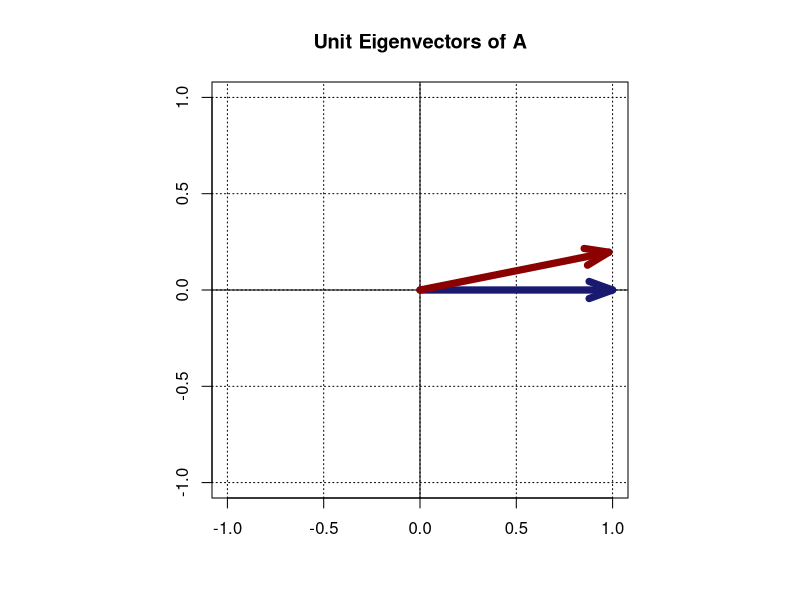

Reproduce this figure in R.
plot.new()
par(pty="s")
plot(0,0,col="white",main="Unit Eigenvectors of A",xlab="",ylab="",asp=1,xlim=c(-1,1),ylim=c(-1,1))
grid(col="black")
abline(h=0,col="black")
abline(v=0,col="black")

A<-matrix(c(5,-5,0,4),byrow=T,ncol=2)
V<-eigen(A)$vectors

arrows(0,0,V[1,1],V[2,1],col="midnightblue",lwd=7,angle=20)
arrows(0,0,V[1,2],V[2,2],col="darkred",lwd=7,angle=20)

